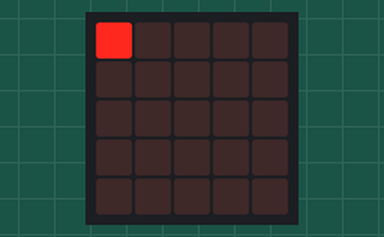
The program below on a simulated BBC micro:bit (MakeCode). Parts: the board's 5×5 LED display. At 12.5 s the program stops and its outputs stay as they are.

Above: at 0.1 s.
At 1.6 s:
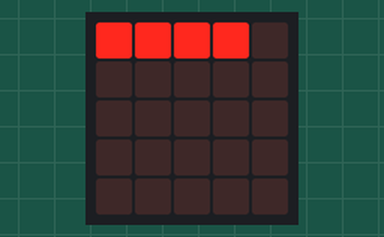
At 3.1 s:
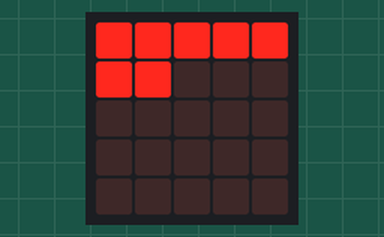
At 6.1 s:
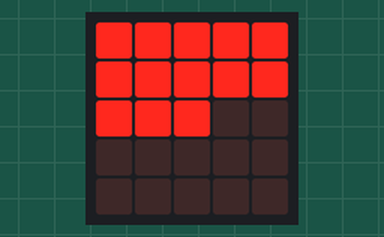
At 9.1 s:
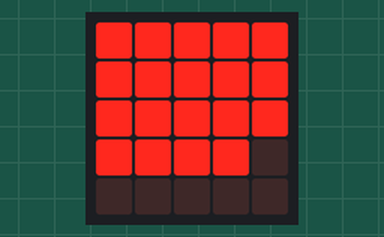
At 12.1 s:
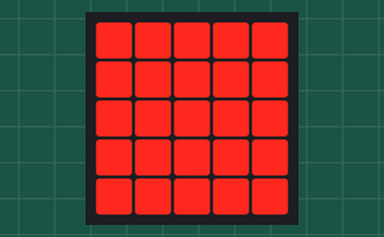

Measured:
- what the display in image 1 shows lasts 0.5 s, from 1.5 s to 2.0 s

The program:

main.ts
```typescript
namespace screenMagic {
    /**
     * Address LEDs linearly row first
     */
    //% blockId=screenmagicplotat
    //% block="plot at $index"
    //% index.min = 0 index.max = 25
    export function plotAt(index: number): void {
        index |= 0;
        const x = Math.floor(index % 5);
        const y = Math.floor(index / 5);
        led.plot(x, y);
    }
}
```

test.ts
```typescript
for(let i = 0; i < 25; i++){
    screenMagic.plotAt(i);
    basic.pause(500);
}
```
